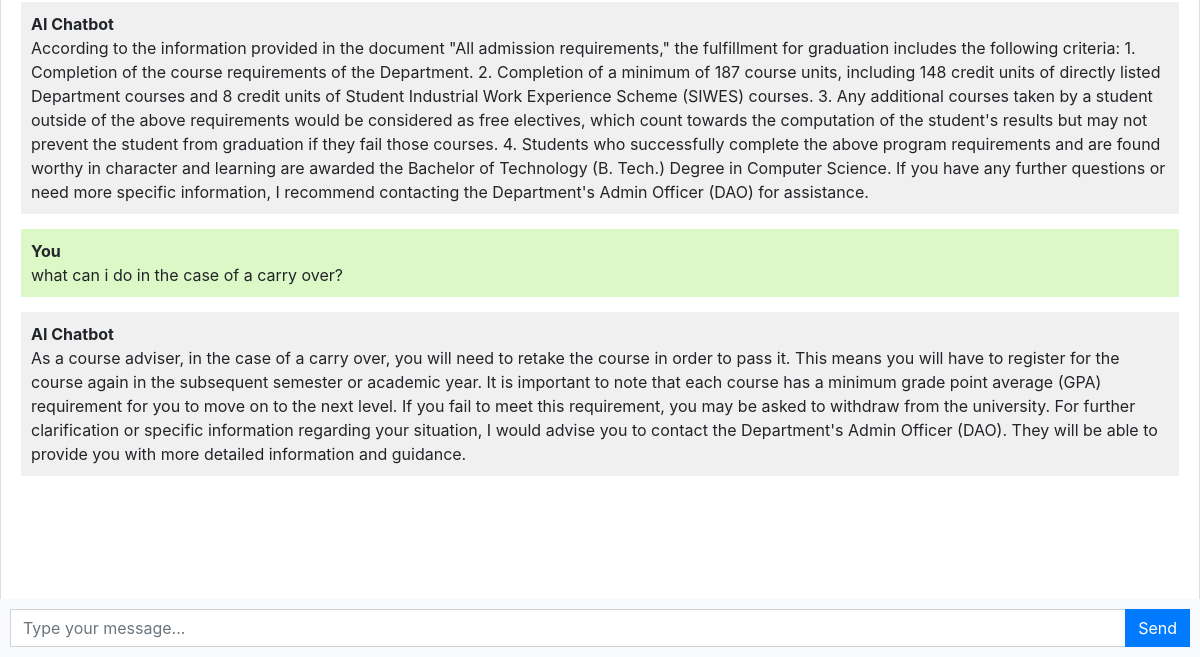
The page / (signed in, lower part) on the database as committed earlier.
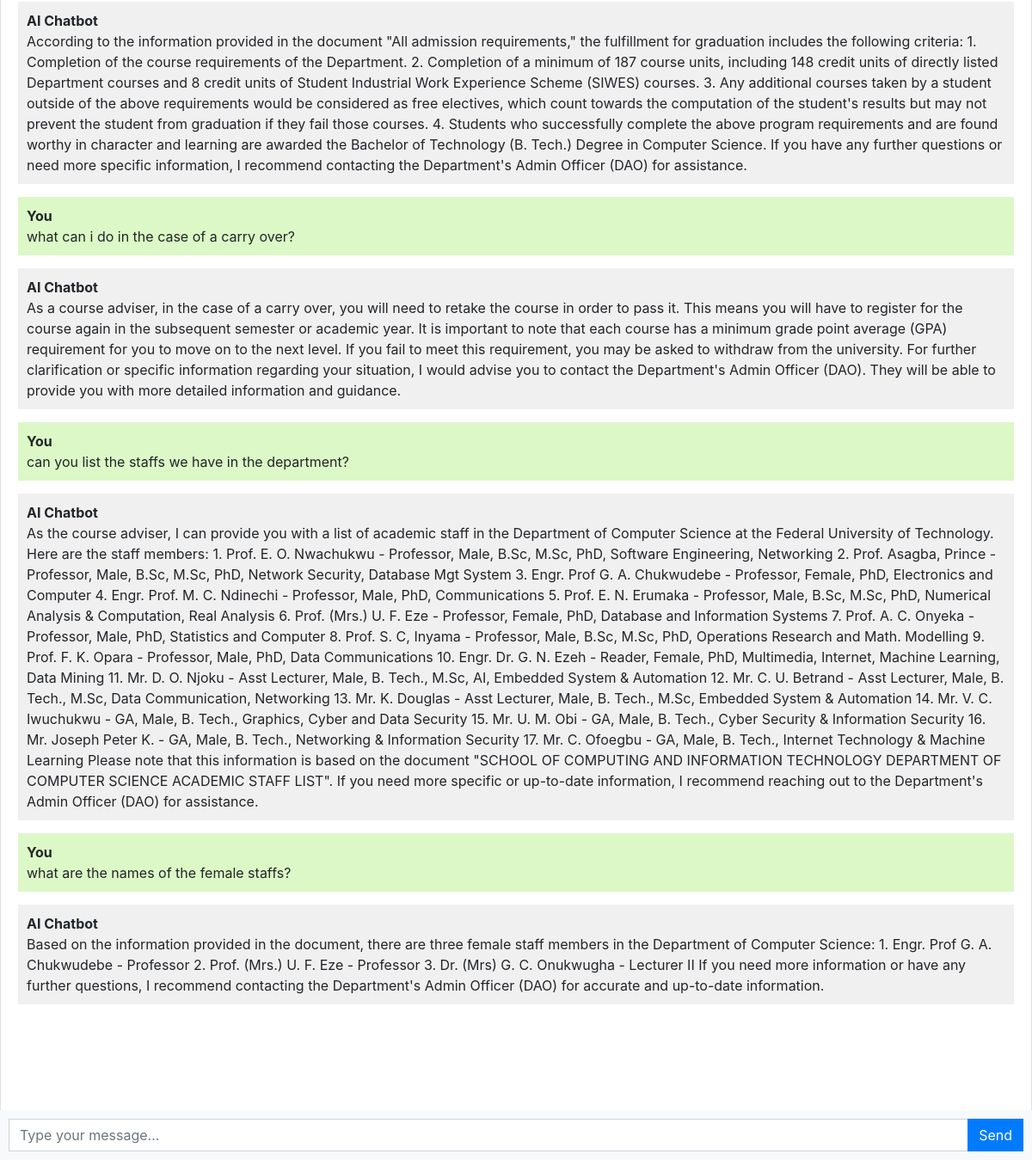
The same page on the database as committed later.
### chatbot/models.py (models this page shows, shortened)
class Chat(models.Model):
    user = models.ForeignKey(User, on_delete=models.CASCADE)
    message = models.TextField()
    response = models.TextField()
    created_at = models.DateTimeField(auto_now_add=True)

### chatbot/views.py (the view)
# urls.py: path('', views.chatbot, name='chatbot'),
def chatbot(request):
    chats = Chat.objects.filter(user=request.user)
    if request.method == 'POST':
        message = request.POST.get('message')
        response, docs = get_response_from_query(vectorstore_db, message)
        chat = Chat(user=request.user, message=message, response=response, created_at=timezone.now())
        chat.save()
        return JsonResponse({'message': message, 'response': response})
    return render(request, 'chatbot.html', {'chats': chats})

### templates/chatbot.html (shortened to what this page needs)
{% extends 'base.html' %}
{% block content %}
<div class="chat-container">
  <div class="card flex-grow-1">
    <div class="card-body messages-box">
      <ul class="list-unstyled messages-list">
        {% for chat in chats %}
          {% if chat.user == request.user %}
            <li class="message sent">
          <div class="message-text">
            <div class="message-sender">
              <b>You</b>
            </div>
            <div class="message-content">
              {{chat.message}}
            </div>
          </div>
        </li>
        <li class="message received">
          <div class="message-text">
            <div class="message-sender">
              <b>AI Chatbot</b>
            </div>
            <div class="message-content">
              {{chat.response}}
            </div>
          </div>
        </li>
          {% endif %}
        {% endfor %}
      </ul>
    </div>
    <br><br>
    <br><br>
    <br><br>
  </div>
  <form class="message-form">
    <div class="input-group">
      <input type="text" class="form-control message-input" placeholder="Type your message...">
      <div class="input-group-append">
        <button type="submit" class="btn btn-primary btn-send">Send</button>
      </div>
    </div>
  </form>
</div>
{% endblock %}

Rows that differ between the two databases and show on the page:
added Chat: message "can you list the staffs we have in the department?", response "As the course adviser, I can provide you with a list of academic staff in the Department of Computer Science at the Federal University of Technology. Here are the staff members: 1. Prof. E. O. Nwachukwu - Professor, Male, B.Sc, M.Sc, PhD, Software Engineering, Networking 2. Prof. Asagba, Prince - Professor, Male, B.Sc, M.Sc, PhD, Network Security, Database Mgt System 3. Engr. Prof G. A. Chukwudebe - Professor, Female, PhD, Electronics and Computer 4. Engr. Prof. M. C. Ndinechi - Professor, Male, PhD, Communications 5. Prof. E. N. Erumaka - Professor, Male, B.Sc, M.Sc, PhD, Numerical Analysis & Computation, Real Analysis 6. Prof. (Mrs.) U. F. Eze - Professor, Female, PhD, Database and…"
added Chat: message "what are the names of the female staffs?", response "Based on the information provided in the document, there are three female staff members in the Department of Computer Science: 1. Engr. Prof G. A. Chukwudebe - Professor 2. Prof. (Mrs.) U. F. Eze - Professor 3. Dr. (Mrs) G. C. Onukwugha - Lecturer II If you need more information or have any further questions, I recommend contacting the Department's Admin Officer (DAO) for accurate and up-to-date information."
